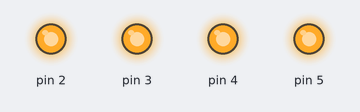
The sketch below on a simulated Arduino Uno, built with avr-gcc and run on an emulated ATmega328P. On the bench: output pins drawn as LEDs (lit = HIGH).

Above: at 0.12 s.
At 0.62 s:
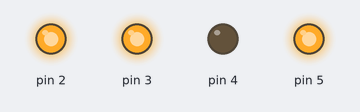
At 0.87 s:
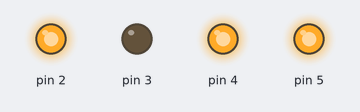
At 1.62 s:
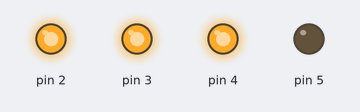
At 2.37 s:
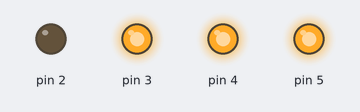
Timing chart, 0 to 3.0 s (numbered marks = the images above):
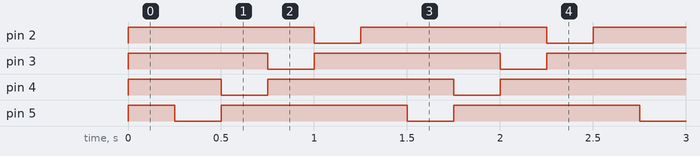

Measured:
- by itself, pin 2: alternates HIGH for 1.0 s and LOW for 0.25 s
- by itself, pin 3–5: repeats every 1.3 s: LOW 0.25 s, HIGH 1.0 s
- by itself, everything shown: repeats every 1.3 s, in 5 steps

The sketch:

LEDMarquee.ino
```cpp
int LED = 6;
void setup() {
  for (int i=2;i<6;i++)
  pinMode(i,OUTPUT);
}

void loop() {
  for (int i=5;i>1;i--)
    digitalWrite(i,HIGH);
  if (LED >= 2)
    digitalWrite(LED,LOW);
  else
    LED = 6;
LED--;
delay (250);
}
```
